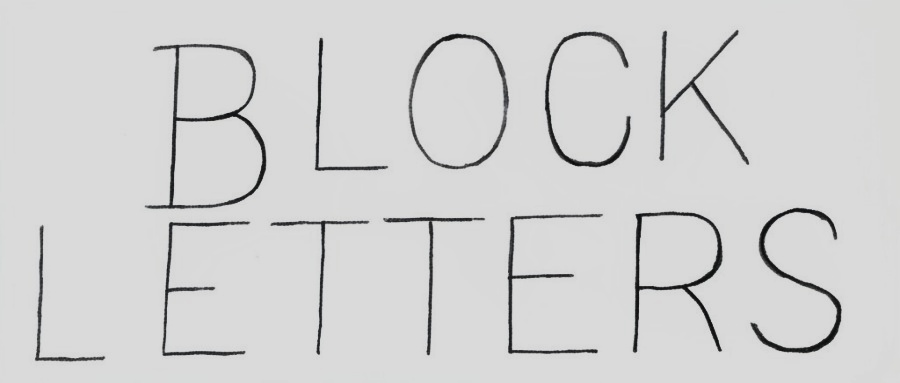
#> input picture backend/atest/block-letters.jpg, 900 x 383 px
$ python -i symbol_density.py   (imports and definitions only)
#> lines starting #> are read from the running program, lines starting #| are printed output that depends on the picture; after the words box and inside, x2 and y2 are one past the last pixel; in counts of white or black regions, pixels touching at a corner belong together
import base64
from io import BytesIO

import cv2
import matplotlib.pyplot as plt
import numpy as np
from scipy.ndimage import label, binary_dilation
from skimage import morphology, measure
from skimage.color import label2rgb


class SymbolDensityAnalyzer:
    def __init__(self, image_input, is_base64=False):
        """
        Initialize the analyzer with either a base64 encoded image or image file path.

        Parameters:
            image_input (str): Either base64 encoded image string or image file path
            is_base64 (bool): If True, image_input is treated as base64 string, else as file path
        """
#> called with image_input = '../../atest/block-letters.jpg', is_base64 = False
        try:
            if is_base64:
                img_data = base64.b64decode(image_input)
                nparr = np.frombuffer(img_data, np.uint8)
                self.img = cv2.imdecode(nparr, cv2.IMREAD_COLOR)
                if self.img is None:
                    raise ValueError("Error: Could not decode base64 image")
            else:
                # Use OpenCV for consistent reading
                self.img = cv2.imread(image_input, cv2.IMREAD_COLOR)
#> self.img is the input picture: shape (383, 900, 3); mean B, G, R 210.3, 210.3, 210.2
                if self.img is None:
                    raise ValueError(f"Error: Could not read image at {image_input}")

            # Convert to grayscale
            if self.img.ndim == 3:
                self.gray_img_uint8 = cv2.cvtColor(self.img, cv2.COLOR_BGR2GRAY)
            else:
                # Ensure it's uint8 if it was already grayscale
                if np.issubdtype(self.img.dtype, np.floating):
                    print("Warning: Input grayscale image was float, converting to uint8.")
                    self.gray_img_uint8 = (self.img * 255).clip(0, 255).astype(np.uint8)
                else:
                    self.gray_img_uint8 = self.img.astype(np.uint8)

            if self.gray_img_uint8.size == 0:
                raise ValueError("Error: Image is empty after grayscale conversion.")

        except Exception as e:
            raise ValueError(f"Error during image loading/preprocessing: {e}")

    def _get_bounding_box(self, binary_image):
        """Finds the tight bounding box of True pixels."""
        rows = np.any(binary_image, axis=1)
        cols = np.any(binary_image, axis=0)
        if not np.any(rows) or not np.any(cols):
            return None  # No foreground pixels
        rmin, rmax = np.where(rows)[0][[0, -1]]
        cmin, cmax = np.where(cols)[0][[0, -1]]
        return rmin, rmax, cmin, cmax

    def analyze(self, morph_kernel_size=3, debug=False):
        """
        Analyzes the image using adaptive thresholding and morphological operations.

        Parameters:
            morph_kernel_size (int): Size of the square kernel for morphological operations.
            debug (bool): If True, generates visualization plots.

        Returns:
            dict: A dictionary with metrics and graphs in base64 format (if debug=True)
                  Returns None if processing fails (e.g., blank image after processing).
        """
#> called with morph_kernel_size = 3, debug = False
        try:
            # 1. Adaptive Thresholding (Otsu's method)
            # Assumes dark text on light background. If reverse, use cv2.THRESH_BINARY_INV
            otsu_threshold, binary_thresh = cv2.threshold(
                self.gray_img_uint8, 0, 255, cv2.THRESH_BINARY_INV + cv2.THRESH_OTSU
            )
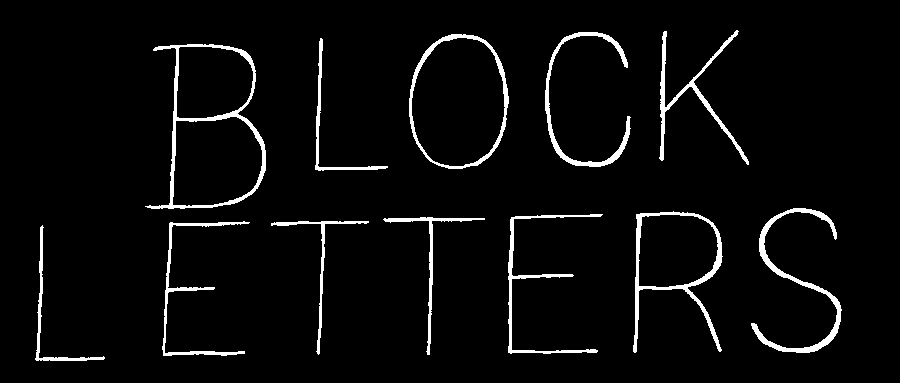
#> binary_thresh: shape (383, 900); 4.1% white; 12 white regions, largest, box (x1, y1, x2, y2) and area: (145, 44, 266, 209) 2073, (751, 208, 842, 353) 1695, (633, 211, 723, 353) 1621
#> otsu_threshold = 137
            # Convert OpenCV result (0/255) to boolean (False/True)
            binary = binary_thresh > 0

            # 2. Morphological Cleaning
            kernel = morphology.square(morph_kernel_size)
            # Closing: Fill small gaps within strokes, connect nearby components
            cleaned_binary = morphology.binary_closing(binary, kernel)
#> cleaned_binary: shape (383, 900) bool; 4.2% white; 12 white regions, largest, box (x1, y1, x2, y2) and area: (145, 44, 266, 209) 2083, (751, 208, 842, 353) 1697, (633, 211, 723, 353) 1628
            # Opening: Remove small noise specks
            cleaned_binary = morphology.binary_opening(cleaned_binary, kernel)
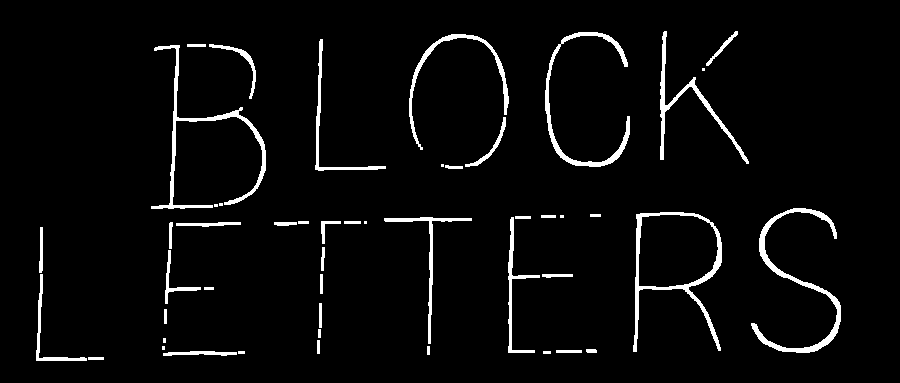
#> cleaned_binary: shape (383, 900) bool; 4% white; 49 white regions (8 under 20 px), largest, box (x1, y1, x2, y2) and area: (751, 208, 841, 353) 1694, (151, 45, 266, 209) 1615, (633, 212, 722, 352) 1615
            # Optional: Fill holes within symbols if needed (might merge unintended areas)
            # cleaned_binary = binary_fill_holes(cleaned_binary)

            # 3. Find Bounding Box and Crop the *cleaned* binary image
            bbox = self._get_bounding_box(cleaned_binary)
#> in _get_bounding_box, `rmin, rmax = np.where(rows)[0][[0, -1]]`: rmin = 31; rmax = 360
#> in _get_bounding_box, `cmin, cmax = np.where(cols)[0][[0, -1]]`: cmin = 36; cmax = 840
#> bbox = (31, 360, 36, 840)
            if bbox is None:
                print("Warning: No foreground pixels found after cleaning.")
                # Return default/zeroed metrics if needed, or None
                return None  # Indicate failure or empty result

            rmin, rmax, cmin, cmax = bbox
#> rmin = 31; rmax = 360; cmin = 36; cmax = 840
            binary_cropped = cleaned_binary[rmin:rmax + 1, cmin:cmax + 1]
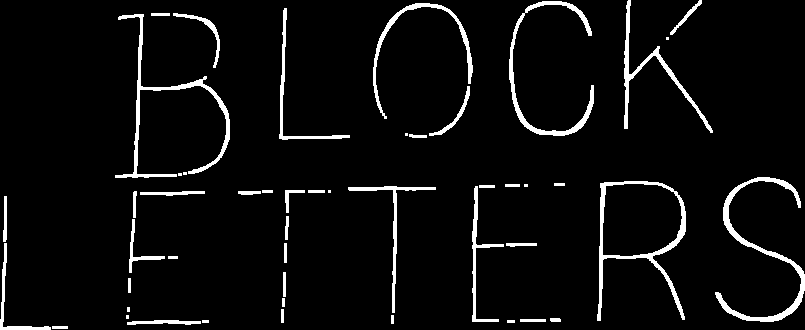
#> binary_cropped: shape (330, 805) bool; 5.2% white; 49 white regions (8 under 20 px), largest, box (x1, y1, x2, y2) and area: (715, 177, 805, 322) 1694, (115, 14, 230, 178) 1615, (597, 181, 686, 321) 1615

            if binary_cropped.size == 0:
                print("Warning: Cropped binary image is empty.")
                return None

            # --- Calculate Metrics based on the cleaned, cropped image ---

            # 4. Basic Properties
            text_height = binary_cropped.shape[0]
#> text_height = 330
            text_width = binary_cropped.shape[1]
#> text_width = 805
            text_area = float(binary_cropped.size)  # Use float for ratios
#> text_area = 265650
            ink_pixels = int(np.sum(binary_cropped))
#> ink_pixels = 13767

            if text_area == 0:
                print("Warning: Text area is zero.")
                return None

            # 5. Connected Components
            labeled_cropped, num_components = label(binary_cropped)
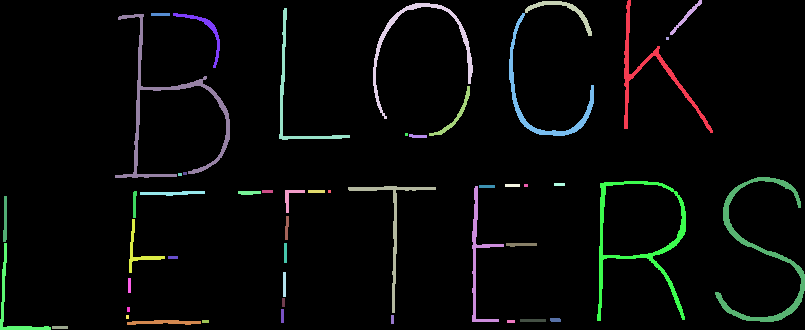
#> labeled_cropped: shape (330, 805) int32; 51 distinct labels, from 0 to 50; one colour per label, 0 black
#> num_components = 50

            # 6. Density and Size Metrics
            ink_density = ink_pixels / text_area if text_area > 0 else 0.0
#> ink_density = 0.0518
            white_space_ratio = 1.0 - ink_density
#> white_space_ratio = 0.948
            avg_component_area = ink_pixels / num_components if num_components > 0 else 0.0
#> avg_component_area = 275.3
            # Component density (components per pixel) - interpretation depends on cleaning
            component_density = num_components / text_area if text_area > 0 else 0.0
#> component_density = 0.000188

            # 7. Spacing / Compactness Metrics
            # Dilation on the *cropped* image
            dilated_cropped = binary_dilation(binary_cropped, structure=morphology.square(3))
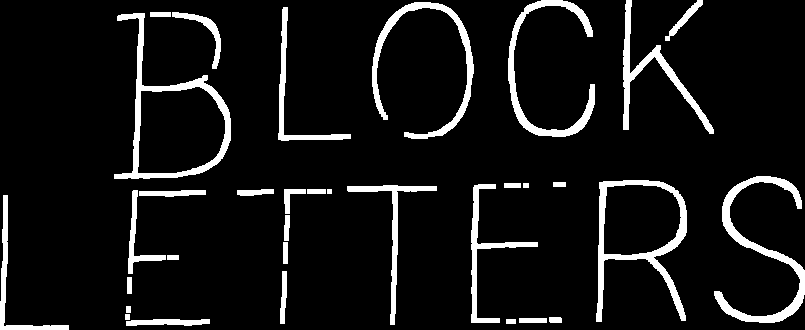
#> dilated_cropped: shape (330, 805) bool; 8.4% white; 33 white regions
            # How much of the bounding box is covered by slightly expanded ink
            spacing_compactness = np.sum(dilated_cropped) / text_area if text_area > 0 else 0.0
#> spacing_compactness = 0.0844

            # Convex Hull related metrics
            hull_area = 0.0
            convex_hull_ratio = 0.0
            # Use regionprops for convex hull area of the largest component or combined components
            props = measure.regionprops(labeled_cropped, intensity_image=binary_cropped.astype(float))
#> props = 50 regions; largest, box (x1, y1, x2, y2) and area: (715, 177, 805, 322) 1694, (115, 14, 230, 178) 1615, (597, 181, 686, 321) 1615, (624, 0, 713, 133) 1070, (509, 13, 594, 136) 962
            if props:
                # Option 1: Use the largest component's hull
                # largest_prop = max(props, key=lambda p: p.area)
                # hull_area = largest_prop.convex_area

                # Option 2: Calculate hull of all points (more representative of overall shape)
                # Convert binary_cropped to uint8 for findContours
                binary_cropped_uint8 = (binary_cropped * 255).astype(np.uint8)
#> binary_cropped_uint8: shape (330, 805); 5.2% white; 49 white regions (8 under 20 px)
                contours, _ = cv2.findContours(binary_cropped_uint8, cv2.RETR_EXTERNAL, cv2.CHAIN_APPROX_SIMPLE)
#> contours = 49 contours, 13 with area under 20; largest, box (x1, y1, x2, y2) and area: (597, 181, 686, 321) 6278, (715, 177, 805, 322) 1385, (115, 14, 230, 178) 1196, (509, 1, 594, 136) 1048, (624, 0, 713, 133) 828
                if contours:
                    all_points = np.vstack(
                        [cnt for cnt in contours if cnt.shape[0] > 0])  # Make sure contours are not empty
#> all_points = contour of 1924 points, box (x1, y1, x2, y2) (0, 0, 805, 330), area 14032
                    if all_points.shape[0] >= 3:  # Need at least 3 points for a hull
                        hull = cv2.convexHull(all_points)
#> hull = contour of 23 points, box (x1, y1, x2, y2) (0, 0, 805, 330), area 234306
                        hull_area = cv2.contourArea(hull)
#> hull_area = 234306.5
                    elif all_points.shape[0] > 0:  # Handle case of 1 or 2 points (line/point)
                        hull_area = ink_pixels  # Area is just the ink pixels

                # Ratio of ink pixels to the area of their convex hull
                convex_hull_ratio = ink_pixels / hull_area if hull_area > 0 else 0.0
#> convex_hull_ratio = 0.0588

            # Aspect ratio of the text bounding box
            aspect_ratio = text_height / text_width if text_width > 0 else 0.0
#> aspect_ratio = 0.41

            # Original density index - use updated metrics
            density_index = (ink_density + spacing_compactness) / 2.0
#> density_index = 0.0681

            # --- Pack results ---
            metrics = {
                'otsu_threshold': float(otsu_threshold),
                'text_height': text_height,
                'text_width': text_width,
                'text_area': int(text_area),  # Keep as int for consistency? or float? Float makes more sense
                'ink_pixels': ink_pixels,
                'num_components': num_components,  # After cleaning
                'avg_component_area': float(avg_component_area),
                'component_density': float(component_density),
                'ink_density': float(ink_density),  # Proportion of ink in bbox
                'white_space_ratio': float(white_space_ratio),
                'spacing_compactness': float(spacing_compactness),  # How 'filled' bbox is by dilated ink
                'convex_hull_area': float(hull_area),  # Area of the overall shape outline
                'convex_hull_ratio': float(convex_hull_ratio),  # How well ink fills the hull
                'aspect_ratio': float(aspect_ratio),  # Height/Width
                'density_index': float(density_index)  # Original combined score
            }

            result = {
                'metrics': metrics,
                'graphs': []
            }

            # --- Debug Visualization ---
            if debug:
                fig, axes = plt.subplots(2, 3, figsize=(15, 10))
                ax = axes.ravel()

                ax[0].imshow(self.gray_img_uint8, cmap='gray')
                ax[0].set_title('Original Grayscale')
                ax[0].axis('off')

                ax[1].imshow(binary, cmap='gray')
                ax[1].set_title(f'Otsu Threshold ({otsu_threshold:.1f})')
                ax[1].axis('off')

                ax[2].imshow(cleaned_binary, cmap='gray')
                ax[2].set_title('Cleaned Binary')
                ax[2].axis('off')

                ax[3].imshow(binary_cropped, cmap='gray')
                ax[3].set_title(f'Cropped Cleaned ({text_area:.0f} px)')
                ax[3].axis('off')

                # Show components on cropped image
                rgb_label_cropped = label2rgb(labeled_cropped, bg_label=0, image=binary_cropped, image_alpha=0.5)
                ax[4].imshow(rgb_label_cropped)
                ax[4].set_title(f'Components: {num_components}')
                ax[4].axis('off')

                # Show Convex Hull (if calculated via contours)
                vis_img = cv2.cvtColor(binary_cropped_uint8, cv2.COLOR_GRAY2BGR)  # Create color version for drawing
                if 'hull' in locals() and hull is not None:
                    cv2.drawContours(vis_img, [hull], 0, (0, 255, 0), 1)  # Draw green hull
                ax[5].imshow(vis_img)
                ax[5].set_title(f'Hull Ratio: {convex_hull_ratio:.3f}')
                ax[5].axis('off')

                plt.tight_layout()
                buf = BytesIO()
                plt.savefig(buf, format='png', bbox_inches='tight')
                buf.seek(0)
                plot_base64 = base64.b64encode(buf.getvalue()).decode('utf-8')
                plt.close(fig)  # Close the figure
                result['graphs'].append(plot_base64)

                # Preprocessed image base64
                _, preprocessed_image_buf = cv2.imencode('.png', (cleaned_binary*255).astype(np.uint8))
                preprocessed_image_base64 = base64.b64encode(preprocessed_image_buf).decode('utf-8')
                result['preprocessed_image'] = preprocessed_image_base64

            else:
                _, preprocessed_image_buf = cv2.imencode('.png', (cleaned_binary*255).astype(np.uint8))
#> preprocessed_image_buf = 7696 values, max 255 at index 53, min 0 at index 8, mean 118.4
                preprocessed_image_base64 = base64.b64encode(preprocessed_image_buf).decode('utf-8')
                result['preprocessed_image'] = preprocessed_image_base64

            return result

        except Exception as e:
            print(f"Error during analysis: {e}")
            import traceback
            traceback.print_exc()
            return None  # Indicate failure

>>> result = SymbolDensityAnalyzer('../../atest/block-letters.jpg').analyze()
#> result = 3 items
